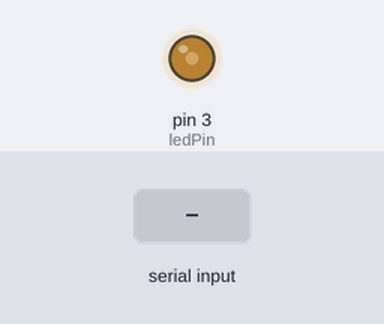
A sketch run on a simulated Arduino Uno, built with avr-gcc and run on an emulated ATmega328P. Shown: output pins drawn as LEDs (lit = HIGH). The inputs (shaded band) are chosen by the test bench. What the sketch prints to the serial monitor is not drawn.

Above: at 1.2 s.
1.3 s: "volume=" received over Serial
At 4.2 s:
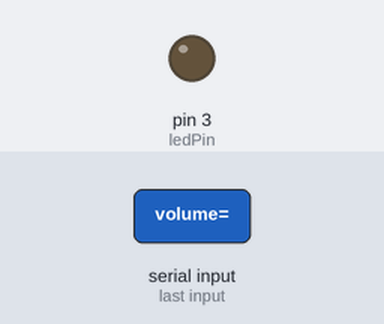
4.3 s: "whatvolume" received over Serial
Timing chart, 0 to 7.3 s (numbered marks = the images above; inputs shaded):
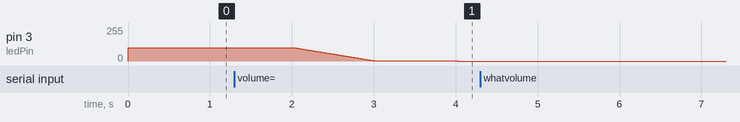

Measured:
- after the input at 1.3 s, pin 3 (ledPin): moves from 100/255 to 0/255 over 2.0 s, starting after 0.73 s
- after the input at 4.3 s, every drawn part: stays the same

The sketch:

ledAnalog.ino
```cpp
//led analog

int volume = 100;
int ledPin = 3;
char buffer[1024];
int newVolume=100;

char haveData = 0;

void setup()
{
  pinMode(ledPin,OUTPUT);
  Serial.begin(9600);

}

void loop()
{
  haveData =0;
  //reset buffer
  for(int i=0;i<1024;i++)
    buffer[i] = '\0';

  for(int i =0;i<1023;i++){
    if(Serial.available() > 0){
      buffer[i] = Serial.read();
      haveData = 1;
    }
    else
      break;
  }
  if(haveData){
     if(strstr(buffer,"volume=")){
       char *pos = strstr(buffer,"volume=");
       pos += strlen("volume=");
       char integer[4];
       for(int i=0;i<3;i++){
         integer[i] = *pos;
         pos++;
       }
       integer[3] = '\0';
       int temp=atoi(integer);
       newVolume=temp;
       if(temp > 255)
           newVolume = 255;
       if(temp < 0)
           newVolume = 0;

    }
    if(strstr(buffer,"whatvolume")){
        Serial.print(newVolume);
    }
  }
  do{
    analogWrite(ledPin,volume);
    if(volume < newVolume){
      volume++;
    }else if(volume > newVolume){
      volume--;
    }
    delay(10);
  }while(volume != newVolume);
  delay(1000);

}
```
